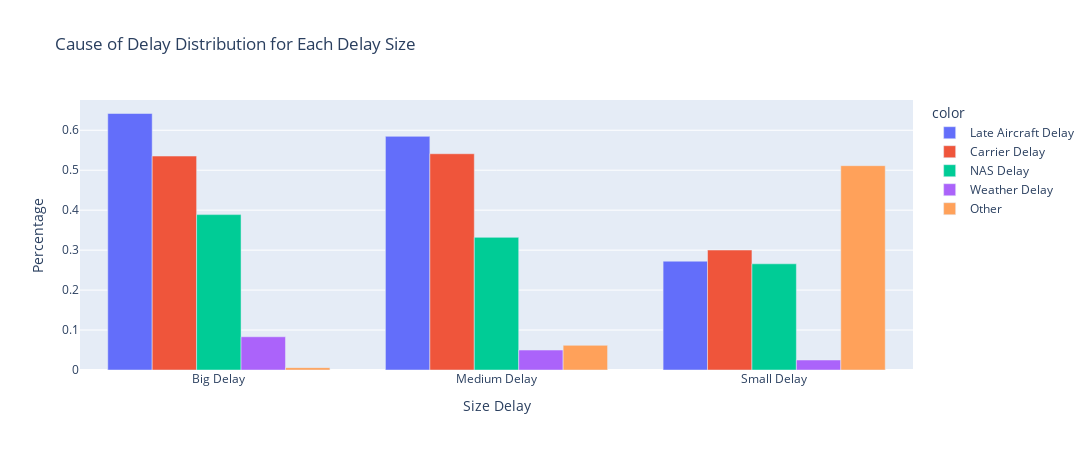

Notebook code cell kept with this figure:
### Code cell
df_prov = pd.concat([lateaircraft_df, carrier_df, nas_df, weather_df, other_df])

df_prov.loc[df_prov.SIZE_DELAY=='BIG_DELAY', 'SIZE_DELAY'] = 'Big Delay'
df_prov.loc[df_prov.SIZE_DELAY=='MEDIUM_DELAY', 'SIZE_DELAY'] = 'Medium Delay'
df_prov.loc[df_prov.SIZE_DELAY=='SMALL_DELAY', 'SIZE_DELAY'] = 'Small Delay'

df_prov = df_prov.rename(columns={'SIZE_DELAY':'Size Delay'})

# plot

fig = px.bar(df_prov, x="Size Delay", 
            color=df_prov["Delay Cause"].map({"CARRIER_DELAY_PERC":"Carrier Delay","LATEAIRCRAFT_DELAY_PERC":"Late Aircraft Delay", \
                "NAS_DELAY_PERC":"NAS Delay", "WEATHER_DELAY_PERC":"Weather Delay", 'OTHER_DELAY_PERC':'Other'}),
            y='Percentage',
            title="Cause of Delay Distribution for Each Delay Size",
            barmode='group',
            height=450, width=1100,
            category_orders={'SIZE_DELAY': df_prov.sort_values(by='Size Delay', ascending=False)["Size Delay"]}
            )

fig.show()

fig.update_layout({
'plot_bgcolor': 'rgba(0, 0, 0, 0)',
'paper_bgcolor': 'rgba(0, 0, 0, 0)',
})
fig.write_image("images/fig6.png", scale=2)

### Figure 1 — Plotly figure (JSON) as saved in the notebook; plotly's stock layout.template omitted (floating-point values rounded to 4 significant figures)
{"data": [{"alignmentgroup": "True", "hovertemplate": "color=Late Aircraft Delay<br>Size Delay=%{x}<br>Percentage=%{y}<extra></extra>", "legendgroup": "Late Aircraft Delay", "marker": {"color": "#636efa", "pattern": {"shape": ""}}, "name": "Late Aircraft Delay", "offsetgroup": "Late Aircraft Delay", "orientation": "v", "showlegend": true, "textposition": "auto", "type": "bar", "x": ["Big Delay", "Medium Delay", "Small Delay"], "xaxis": "x", "y": [0.6419, 0.5847, 0.2723], "yaxis": "y"}, {"alignmentgroup": "True", "hovertemplate": "color=Carrier Delay<br>Size Delay=%{x}<br>Percentage=%{y}<extra></extra>", "legendgroup": "Carrier Delay", "marker": {"color": "#EF553B", "pattern": {"shape": ""}}, "name": "Carrier Delay", "offsetgroup": "Carrier Delay", "orientation": "v", "showlegend": true, "textposition": "auto", "type": "bar", "x": ["Big Delay", "Medium Delay", "Small Delay"], "xaxis": "x", "y": [0.5354, 0.5412, 0.3002], "yaxis": "y"}, {"alignmentgroup": "True", "hovertemplate": "color=NAS Delay<br>Size Delay=%{x}<br>Percentage=%{y}<extra></extra>", "legendgroup": "NAS Delay", "marker": {"color": "#00cc96", "pattern": {"shape": ""}}, "name": "NAS Delay", "offsetgroup": "NAS Delay", "orientation": "v", "showlegend": true, "textposition": "auto", "type": "bar", "x": ["Big Delay", "Medium Delay", "Small Delay"], "xaxis": "x", "y": [0.3889, 0.332, 0.2658], "yaxis": "y"}, {"alignmentgroup": "True", "hovertemplate": "color=Weather Delay<br>Size Delay=%{x}<br>Percentage=%{y}<extra></extra>", "legendgroup": "Weather Delay", "marker": {"color": "#ab63fa", "pattern": {"shape": ""}}, "name": "Weather Delay", "offsetgroup": "Weather Delay", "orientation": "v", "showlegend": true, "textposition": "auto", "type": "bar", "x": ["Big Delay", "Medium Delay", "Small Delay"], "xaxis": "x", "y": [0.08313, 0.04993, 0.025], "yaxis": "y"}, {"alignmentgroup": "True", "hovertemplate": "color=Other<br>Size Delay=%{x}<br>Percentage=%{y}<extra></extra>", "legendgroup": "Other", "marker": {"color": "#FFA15A", "pattern": {"shape": ""}}, "name": "Other", "offsetgroup": "Other", "orientation": "v", "showlegend": true, "textposition": "auto", "type": "bar", "x": ["Big Delay", "Medium Delay", "Small Delay"], "xaxis": "x", "y": [0.005874, 0.0617, 0.5113], "yaxis": "y"}], "layout": {"barmode": "group", "height": 450, "legend": {"title": {"text": "color"}, "tracegroupgap": 0}, "title": {"text": "Cause of Delay Distribution for Each Delay Size"}, "width": 1100, "xaxis": {"anchor": "y", "domain": [0, 1], "title": {"text": "Size Delay"}}, "yaxis": {"anchor": "x", "domain": [0, 1], "title": {"text": "Percentage"}}}}
